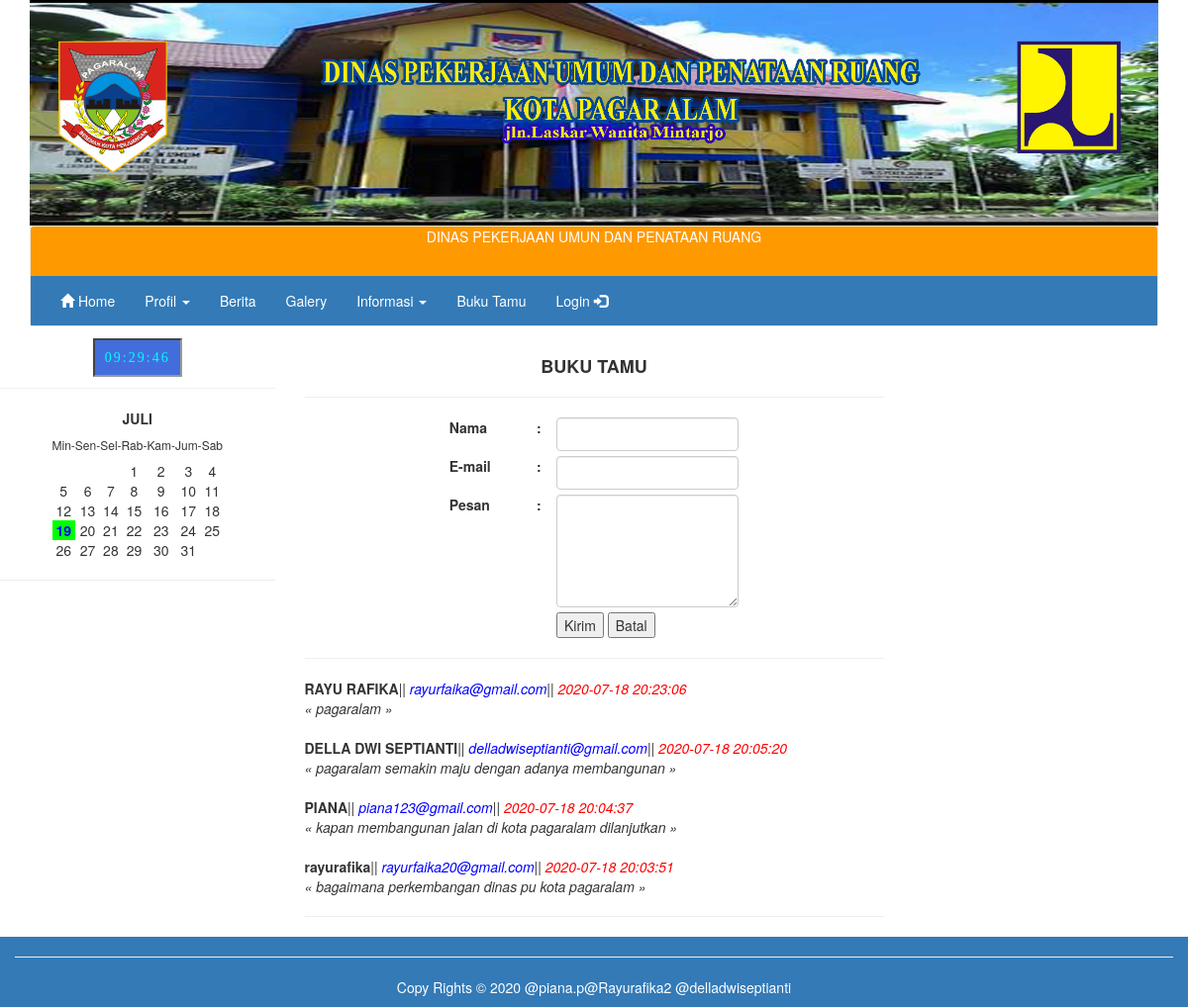
The page /?page=input_bukutamu on the database its author committed.
### tables this page shows
CREATE TABLE IF NOT EXISTS `tb_buku` (
  `id_buku` int(5) NOT NULL AUTO_INCREMENT,
  `nama` varchar(30) NOT NULL,
  `email` varchar(30) NOT NULL,
  `pesan` text NOT NULL,
  `tanggal` datetime NOT NULL,
  PRIMARY KEY (`id_buku`)
);

### input_bukutamu.php (the view, shortened to what this page needs)
<!DOCTYPE html>
<html lang="en">
<head>
<link href="css/bootstrap.min.css" rel="stylesheet">
<link href="css/style.css" rel="stylesheet">
</head>
<body>
<h4 align="center"><b>BUKU TAMU</b></h4><hr>
<form name="form1" method="post" action="">
<table align="center" width="50%" border="0" cellspacing="1" cellpadding="1">
  <tr valign="top">
    <td width="25%"><strong>Nama</strong></td>
    <td width="12%"><div align="center"><strong>:</strong></div></td>
    <td width="63%">
      <label>
        <input type="text" name="nama" id="nama" class="form-control">
        </label>    </td>
  </tr>
  <tr valign="top">
    <td><strong>E-mail</strong></td>
    <td><div align="center"><strong>:</strong></div></td>
    <td>
      <label>
        <input type="text" name="email" id="email" class="form-control">
        </label>    </td>
  </tr>
  <tr valign="top">
    <td><strong>Pesan</strong></td>
    <td><div align="center"><strong>:</strong></div></td>
    <td>
      <label>
        <textarea name="pesan" id="pesan" class="form-control" cols="50" rows="5"></textarea>
        </label>    </td>
  </tr>
  <tr>
    <td>&nbsp;</td>
    <td>&nbsp;</td>
    <td><input type="submit" name="kirim" id="kirim" value="Kirim">
      <input type="reset" name="reset" id="batal" value="Batal">      </td>
  </tr>
</table>
</form>
<hr>
<?php
$tampil = mysql_query("SELECT * FROM tb_buku ORDER BY id_buku DESC");
while ($data=mysql_fetch_array($tampil)){
?>
<table width="100%" border="0" class="table table-striped table-hover">
  <tr>
  <b><?php echo $data['nama']; ?></b> || <i><font color="#0000FF"><?php echo $data['email']; ?></font></i> ||
  <i><font color="#FF0000"><?php echo $data['tanggal']; ?> </font></i><br>
  <i>&laquo;  <?php echo $data['pesan']; ?>  &raquo;</i>
  </tr>
</table>
<?php } ?>
</body>
</html>

### index.php (shortened to what this page needs)
<!DOCTYPE html>
<html lang="en">
<head>
<link href="css/bootstrap.min.css" rel="stylesheet">
<link href="css/style.css" rel="stylesheet">
</head>
<body>
<div class="container bg-active">
<div class="row">
<div class="col-md-12">
<img src="img/headerdinas.jpg" width="100%"></div>
</div>
<div class="progress-bar-active">
<nav class="navbar navbar-default">
  <div class="container-fluid">
                                            <p align="center">DINAS PEKERJAAN UMUN DAN PENATAAN RUANG <br><br>
</p>
</div>
    <div class="col-md-12 bg-primary">
      <ul class="nav navbar-nav">
      <li class="#"><a href="index.php"><span class="glyphicon glyphicon-home" ></span> Home</a></li>
      <li class="dropdown">
       <a href="#" class="dropdown-toggle" data-toggle="dropdown" role="button" aria-haspopup="true" aria-expanded="false">Profil <span class="caret"></span></a>
        </li>
        <li><a href="?page=data_berita" >Berita </a></li>
          <li><a href="?page=data_album" >Galery </a></li>
        <li class="dropdown">
       <a href="#" class="dropdown-toggle" data-toggle="dropdown" role="button" aria-haspopup="true" aria-expanded="false">Informasi <span class="caret"></span></a>
        </li>
        <li><a href="?page=input_bukutamu" >Buku Tamu </a></li>
       </ul>
       <ul class="nav navbar-nav navbar-left">
        <li><a href="login.php"> Login <span class="glyphicon glyphicon-log-in"></span></a></li>
        </ul>
          </div>
  </div>
</div>
<div class="row">
<div align="center" class="col-md-3">
<?php include "jam.php"; ?><br>
<?php include "kalender.php"; ?><br>
<div class="col-md-6">
<?php include "content.php"; ?><hr>
</div>
<div class="col-md-3">
<?php include "link.php"; ?><br>
<?php include "baner.php"; ?><br>
</div>
<div class="col-md-12 bg-primary"><hr>
<p align="center">
Copy Rights &copy; 2020 @piana.p@Rayurafika2 @delladwiseptianti <br>
</p>
</div>
</body>
</html>

### jam.php (shortened to what this page needs)
<head>
<link href="css/style.css" rel="stylesheet">
<body>
<div id="clockDisplay" class="clockStyle">
</div>
</body>
</html>

### kalender.php (shortened to what this page needs)
<hr>
<div>
</div><hr>

### content.php (shortened to what this page needs)
<?php
switch(@$_GET['page'])
{
case 'input_bukutamu':
      include("input_bukutamu.php");
	  break;
}
?>
</body>
</html>

### css/style.css (style rules this page uses)
.navbar-default { background-color:#FF9900; color:white; }
.navbar-default .navbar-nav > li > a { color:white; }

### index.php (style rules this page uses)
.clockStyle { background-color:#426edd; border:#999 2px inset; padding:10px; color:#0FF; font-family:"arial black"; font-size:16px font-weight:bold; letter-spacing:2px; display:inline; }

### rows shown on the page
tb_buku: nama "RAYU RAFIKA", email "rayurfaika@gmail.com", tanggal "2020-07-18 20:23:06", pesan "pagaralam"
tb_buku: nama "DELLA DWI SEPTIANTI", email "delladwiseptianti@gmail.com", tanggal "2020-07-18 20:05:20", pesan "pagaralam semakin maju dengan adanya membangunan"
tb_buku: nama "PIANA", email "piana123@gmail.com", tanggal "2020-07-18 20:04:37", pesan "kapan membangunan jalan di kota pagaralam dilanjutkan"
tb_buku: nama "rayurafika", email "rayurfaika20@gmail.com", tanggal "2020-07-18 20:03:51", pesan "bagaimana perkembangan dinas pu kota pagaralam"
